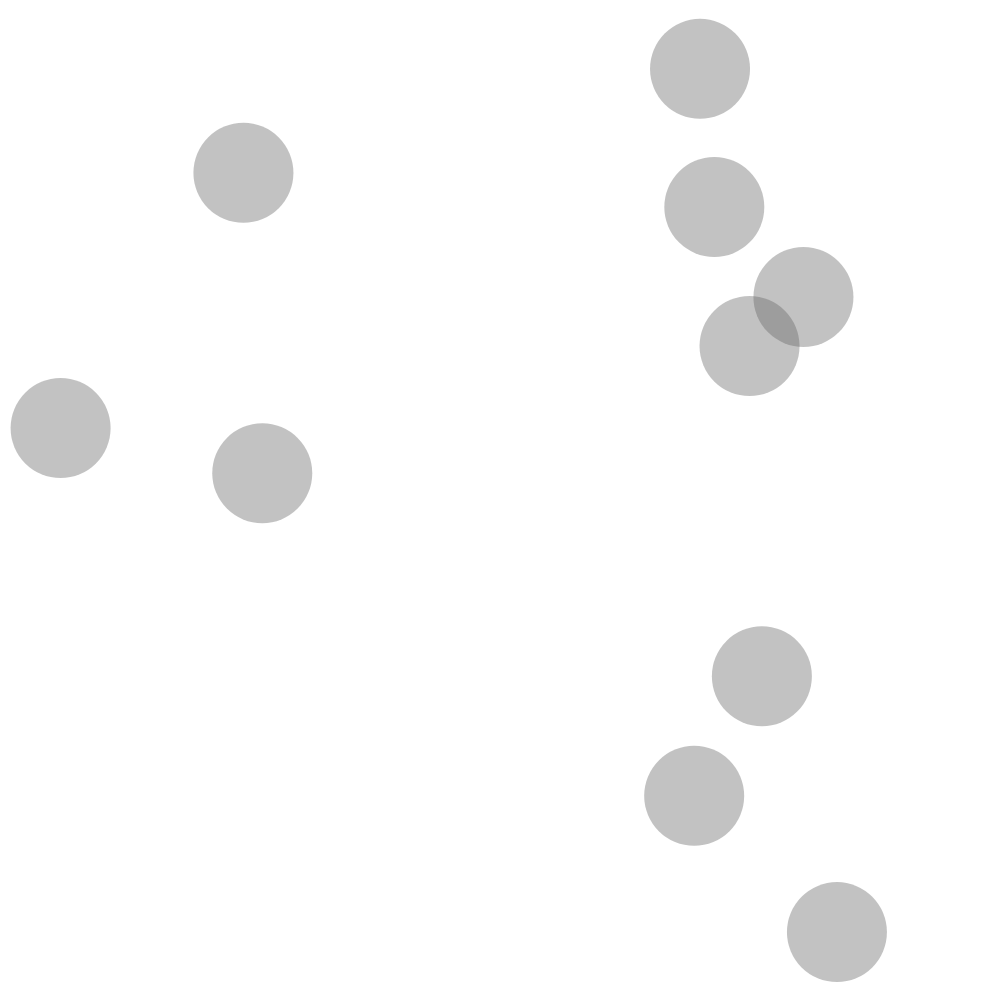
Frame 1 (no input)
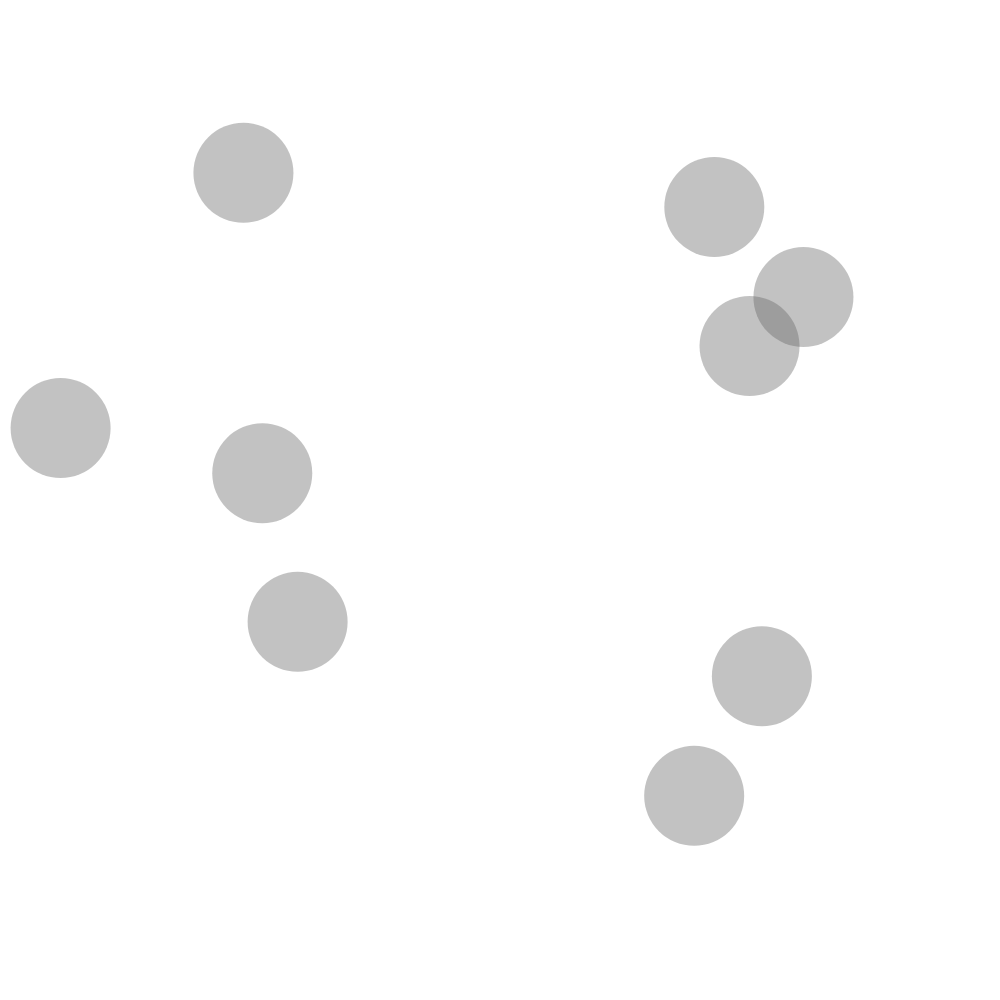
Frame 60 (no input)
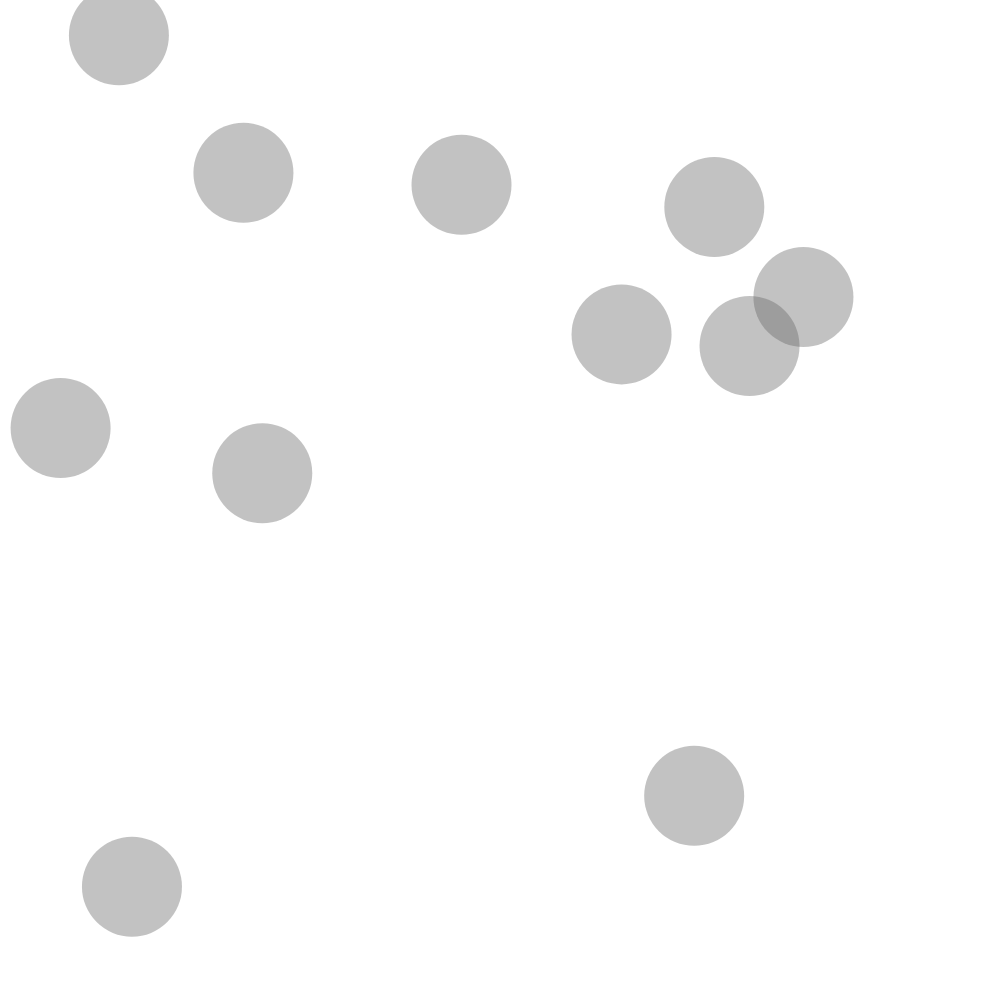
Frame 120 (the mouse pressed at the canvas centre since frame 60)

The p5.js sketch that drew these frames (run headless with seeded random() and noise() and a simulated clock; from frame 60 on, the mouse is pressed at the canvas centre):

// p5.js sketch
// ── sketch.js
var currentFade;
var multiBubbles = [];

var prevMillis = 0;
var interval = 100;

function setup() {
  createCanvas(1000, 1000);
  //bubble0 = new bubbles(random(width), random(height), 100);
  for (var i = 0; i < 10; i++) {
    var newBubble = new bubbles(random(width), random(height), 100);
    multiBubbles.push(newBubble);
  }
  noStroke();
}

function draw() {
  background(255);

  if (millis() - prevMillis >= interval) {
    var randomToggle = int(random(2));
    if (randomToggle == 0) {
      console.log("pushing");
      var newBubble = new bubbles(random(width), random(height), 100);
      multiBubbles.push(newBubble);
    } else {
      if (multiBubbles.length > 0) {
        console.log("poping");
        multiBubbles.pop();
      }
    }
    prevMillis = millis();
  }

  for (var i = 0; i < multiBubbles.length; i++) {


    multiBubbles[i].display();

  }





}

function bubbles(tempX, tempY, tempDiameter) {

  this.x = tempX;
  this.y = tempY;
  this.diameter = tempDiameter;
  this.counter = 100;


  this.display = function() {
    fill(100, this.counter);
    ellipse(this.x, this.y, this.diameter, this.diameter);
  }

 

}
